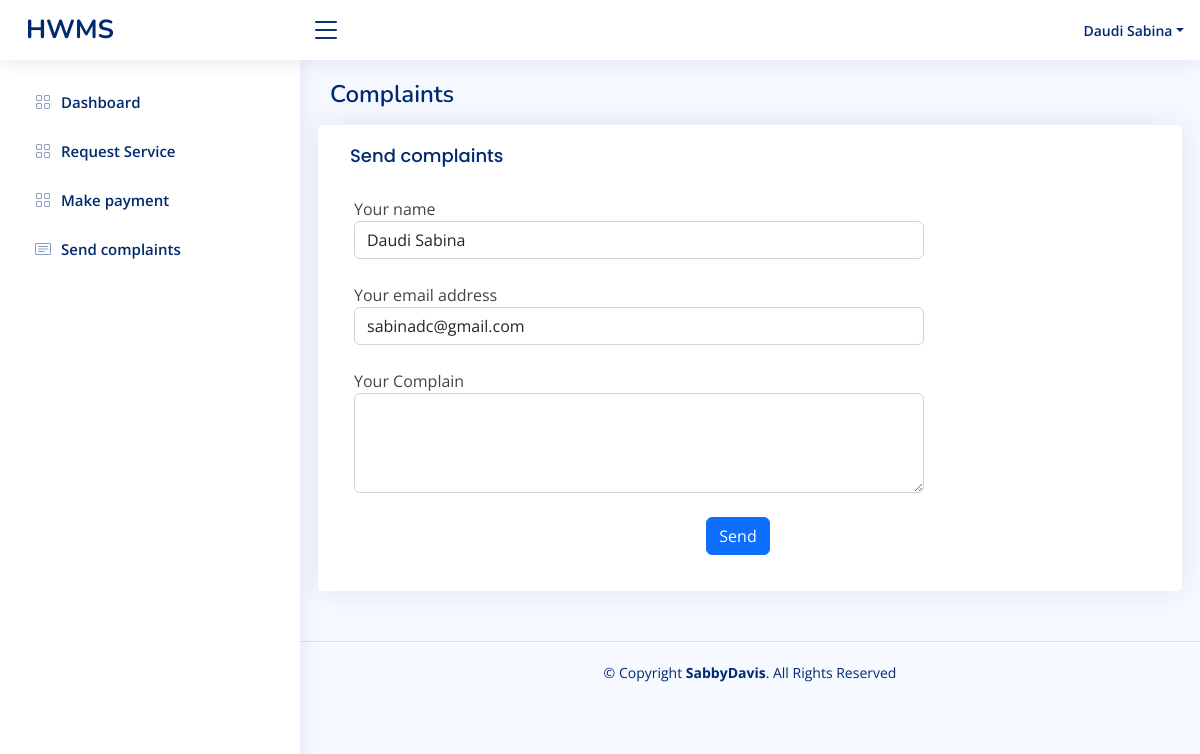
Screenshot of /wastegenerator/complaints.php (signed in) with the database file from the repository.
### tables this page shows
CREATE TABLE IF NOT EXISTS `users` (
  `user_id` int NOT NULL AUTO_INCREMENT,
  `fname` varchar(100) NOT NULL,
  `lname` varchar(100) NOT NULL,
  `email` varchar(100) NOT NULL,
  `password` varchar(255) NOT NULL DEFAULT '$2y$10$9nynCknZcZ/IgqjGDsIog.LIux8bWUsGW6ZMW5t.SkREPcNv5zlXi',
  `address_id` int NOT NULL,
  `contact` varchar(50) NOT NULL,
  `status` int NOT NULL DEFAULT '4',
  `role_id` int NOT NULL DEFAULT '1',
  PRIMARY KEY (`user_id`),
  KEY `role_id` (`role_id`),
  KEY `address_id` (`address_id`),
  KEY `status` (`status`)
);

### wastegenerator/complaints.php (the view, shortened to what this page needs)
<?php
require_once('../app/connection.php');
$user_id = $_SESSION['id'];
if (empty($user_id)) {
  header('location:../index.php');
}
 else {
  $query = "select * from users where user_id =$user_id ";
  $send=mysqli_query($con,$query);
  $rows = mysqli_fetch_assoc($send);}
?>
<!DOCTYPE html>
<html lang="en">
<head>
  <link href="../assets/vendor/bootstrap/css/bootstrap.min.css" rel="stylesheet">
  <link href="../assets/vendor/bootstrap-icons/bootstrap-icons.css" rel="stylesheet">
  <link href="../assets/vendor/boxicons/css/boxicons.min.css" rel="stylesheet">
  <link href="../assets/vendor/quill/quill.snow.css" rel="stylesheet">
  <link href="../assets/vendor/quill/quill.bubble.css" rel="stylesheet">
  <link href="../assets/vendor/remixicon/remixicon.css" rel="stylesheet">
  <link href="../assets/vendor/simple-datatables/style.css" rel="stylesheet">
  <link href="../assets/css/style.css" rel="stylesheet">
</head>
<body>
  <header id="header" class="header fixed-top d-flex align-items-center">
    <div class="d-flex align-items-center justify-content-between">
      <a href="index.html" class="logo d-flex align-items-center">
        <span class="d-none d-lg-block">HWMS</span>
      </a>
      <i class="bi bi-list toggle-sidebar-btn"></i>
    </div>
    <nav class="header-nav ms-auto">
      <ul class="d-flex align-items-center">
        <li class="nav-item dropdown pe-3">
          <a class="nav-link nav-profile d-flex align-items-center pe-0" href="#" data-bs-toggle="dropdown">
            <span class="d-none d-md-block dropdown-toggle ps-2"> <?php echo $rows['lname']." ".$rows['fname'];?></span>
          </a>
        </li>
      </ul>
    </nav>
  </header>
  <aside id="sidebar" class="sidebar">
    <ul class="sidebar-nav" id="sidebar-nav">
      <li class="nav-item">
        <a class="nav-link collapsed" href="wastegeneratorDashboard.php">
          <i class="bi bi-grid"></i>
          <span>Dashboard</span>
        </a>
      </li>
      <li class="nav-item">
        <a class="nav-link collapsed" href="request.php">
          <i class="bi bi-grid"></i>
          <span>Request Service</span>
        </a>
      </li>
      <li class="nav-item">
        <a class="nav-link collapsed" href="payment.php">
          <i class="bi bi-grid"></i>
          <span>Make payment</span>
        </a>
      </li>
      <li class="nav-item">
        <a class="nav-link collapsed" href="complaints.php">
          <i class="bi bi-card-text"></i>
          <span>Send complaints</span>
        </a>
      </li>
       </ul>
  </aside>
  <main id="main" class="main">
    <div class="pagetitle">
      <h1>Complaints</h1>
    </div>
    <section class="section">
      <div class="row">
       <div class="card">
        <div class="card-body">
            <h5 class="card-title">Send complaints</h5>
              <form class="row g-3" method="POST">
              <div class="row mb-3">
              <div class="col-md-12 col-lg-9 mt-4">
                <label for="">Your name</label>
                  <input type="text" class="form-control"name="fname" placeholder="Your Name" value="<?php echo $rows['lname']." ".$rows['fname'];?>" readonly>
                </div>
                <div class="col-md-12 col-lg-9 mt-4">
                  <label for="">Your email address</label>
                  <input type="email" class="form-control" name="email"placeholder="Email" value="<?php echo $rows['email'];?>" readonly >
                </div>
                <div class="col-md-12 col-lg-9 mt-4">
                  <label for="">Your Complain </label>
                  <textarea name="maoni" class="form-control" id="about" style="height: 100px"></textarea>
                </div><br>
                <div class="text-center mt-4">
                  <button type="submit" class="btn btn-primary" name="submit">Send</button>
</div>
                </div>
              </form>
            </div>
          </div>
      </div>
    </section>
  </main>
  <footer id="footer" class="footer">
    <div class="copyright">
      &copy; Copyright <strong><span>SabbyDavis</span></strong>. All Rights Reserved
    </div>
  </footer>
</body>
</html>../

### assets/css/style.css (style rules this page uses)
:root { scroll-behavior: smooth; }
body { font-family: "Open Sans", sans-serif; background: #f6f9ff; color: #444444; }
a { color: #4154f1; text-decoration: none; }
h1, h2, h3, h4, h5, h6 { font-family: "Nunito", sans-serif; }
#main { margin-top: 60px; padding: 20px 30px; transition: all 0.3s; }
.pagetitle { margin-bottom: 10px; }
.pagetitle h1 { font-size: 24px; margin-bottom: 0; font-weight: 600; color: #012970; }
.card { margin-bottom: 30px; border: none; border-radius: 5px; box-shadow: 0px 0 30px rgba(1, 41, 112, 0.1); }
.card-title { padding: 20px 0 15px 0; font-size: 18px; font-weight: 500; color: #012970; font-family: "Poppins", sans-serif; }
.card-body { padding: 0 20px 20px 20px; }
.logo { line-height: 1; }
@media (min-width: 1200px) { .logo { width: 280px; } }
.logo span { font-size: 26px; font-weight: 700; color: #012970; font-family: "Nunito", sans-serif; }
.header { transition: all 0.5s; z-index: 997; height: 60px; box-shadow: 0px 2px 20px rgba(1, 41, 112, 0.1); background-color: #fff; padding-left: 20px; }
.header .toggle-sidebar-btn { font-size: 32px; padding-left: 10px; cursor: pointer; color: #012970; }
.header-nav ul { list-style: none; }
.header-nav>ul { margin: 0; padding: 0; }
.header-nav .nav-profile { color: #012970; }
.header-nav .nav-profile span { font-size: 14px; font-weight: 600; }
.sidebar { position: fixed; top: 60px; left: 0; bottom: 0; width: 300px; z-index: 996; transition: all 0.3s; padding: 20px; overflow-y: auto; scrollbar-width: thin; scrollbar-color: #aab7cf transparent; box-shadow: 0px 0px 20px rgba(1, 41, 112, 0.1); background-color: #fff; }
@media (min-width: 1200px) { #main, #footer { margin-left: 300px; } }
.sidebar-nav { padding: 0; margin: 0; list-style: none; }
.sidebar-nav li { padding: 0; margin: 0; list-style: none; }
.sidebar-nav .nav-item { margin-bottom: 5px; }
.sidebar-nav .nav-link { display: flex; align-items: center; font-size: 15px; font-weight: 600; color: #4154f1; transition: 0.3; background: #f6f9ff; padding: 10px 15px; border-radius: 4px; }
.sidebar-nav .nav-link i { font-size: 16px; margin-right: 10px; color: #4154f1; }
.sidebar-nav .nav-link.collapsed { color: #012970; background: #fff; }
.sidebar-nav .nav-link.collapsed i { color: #899bbd; }
.footer { padding: 20px 0; font-size: 14px; transition: all 0.3s; border-top: 1px solid #cddfff; }
.footer .copyright { text-align: center; color: #012970; }

### rows the page displays
users: lname "Daudi", fname "Sabina", fname "Daudi Sabina", email "sabinadc@gmail.com"
